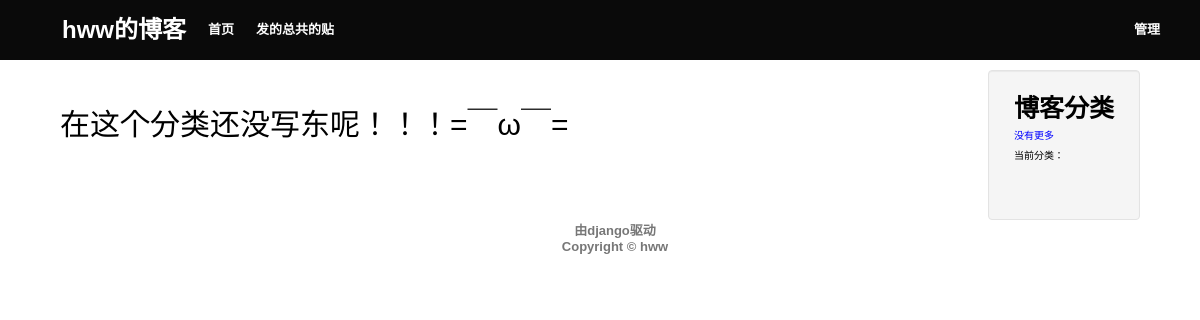
/category/cgi, run on an earlier commit of the app's database.
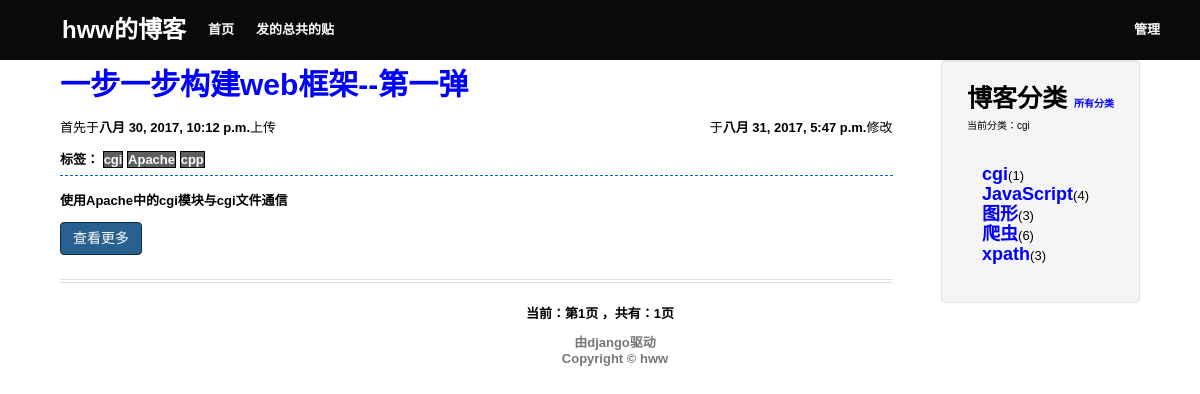
And on a later commit of the database.
### myblog/models.py (models this page shows, shortened)
class Category(models.Model):
    name=models.CharField('文章类别',max_length=32)
    time=models.DateTimeField('第一次创建时间',auto_now_add=True)
    class Meta:
        ordering=['-time']

class Article(models.Model):
    title=models.CharField('标题',max_length=128)
    category=models.ManyToManyField(Category)
    First_time=models.DateTimeField('第一次发表时间',auto_now_add=True)
    Revise_time=models.DateTimeField('修改时间')
    sumarry=models.CharField('梗概',max_length=280,default='')
    content = RichTextField('内容')
    class Meta:
        ordering = ['-Revise_time']

### myblog/views.py (the view)
# urls.py: url(r'^category/(?P<category_content>[\w\-]+)$',views.category,name='category'),
def category(request,category_content):
    context_dict={}
    try:
        category=Category.objects.get(name=category_content)
        context_dict['category_name']=category.name
        article=category.article_set.all()
        paginator = Paginator(article, 5) # Show 25 contacts per page
        page = request.GET.get('page')
        try:
            contacts = paginator.page(page)
        except PageNotAnInteger:
            contacts = paginator.page(1)
        except EmptyPage:
            contacts = paginator.page(paginator.num_pages)
        context_dict['contacts']=contacts
        context_dict['category']=Category.objects.all()[:5]
        context_dict['more']=Category.objects.all()[5:]
    except Category.DoesNotExist:
        pass
    return render(request, 'list.html', context_dict)

### myblog/templates/list.html (shortened to what this page needs)
<html>
<head>
</head>
<body>
<link href="/static/css/first_page.css" type="text/css" rel="stylesheet" />
	<div class="whole_header">
		<div class="nav">
			<div style="width: 1120px; margin: 0 auto">
				<div class="inner_nav1">
					<a style="font-size: 24px;" href='/'>hww的博客</a>
					<a href="/">首页</a>
					<a href='/'>发的总共的贴</a>
				</div>
				<div class="inner_nav2">
					<a href="/admin">管理</a>
				</div>
			</div>
		</div>
	</div>
	<br/>
	<br/>
	<br/>
	<br/>
<div class="body">
		<div class="col-lg-4">
			<div class="well">
					<div class="h">
					<strong>博客分类</strong>
					<small style="font-size:10px;">
					{% if more %}
						<a href="/category/all/this">所有分类</a>
					{%else%}
						<p style="color:blue;">没有更多</p>
					{% endif %}
					</small>
					<p style="font-size:10px;">当前分类：{{category_name}}</p>
					</div>
					<span class="row">
						<div class="col-lg-12">
							<ul class="list-unstyled" >
								{% for j in category%}
								<li><a style="font-size:18px;line-height:20px;font-weight:blod;" href='/category/{{j.name }}' class="CategoryName" >{{j.name }}</a>({{j.article_set.all|length}})</li>
								{%endfor%}
							</ul>
						</div>
					</span>
			</div>
		</div>
		<div class="col-lg-8">
			<div class="article">
				<div>
					{%if contacts%}
					{%for i in contacts%}
						<a style="font-size:30px;" href="/article/{{i.title}}" class="URLName" >{{i.title}}</a>
						<p>
						<span>首先于<strong>{{i.First_time}}</strong>上传</span>
						<span style="float:right;">于<strong>{{i.Revise_time}}</strong>修改</span>
						</p>
						<strong>标签：</strong>
						{%for k in i.category.all%}
							<a style="color:#F5FFFA;border: 1px solid #000;" href='/category/{{k.name}}' class="Belong" ><span style="background-color: #5e5e5e;">{{k.name}}</span></a>
						{%endfor%}
						<hr style="height:1px;border:none;border-top:1px dashed #0066CC;"/>
						<p  class="summary"><strong>{{i.sumarry}}</strong></p>
						<a class="btn" style="background-color: #286090;border-color: #122b40;color: #fff;" href="/article/{{i.title}}">查看更多</a>
						<div style="border-bottom: 4px double #ddd;height: 4px;margin: 20px 0;"></div>
					{%endfor%}
					{%else%}
						<p style="font-size:30px;">在这个分类还没写东呢！！！=￣ω￣=</p>
					{%endif%}
				</div>
			</div>
		</div>
		{%if contacts%}
		<div class="pagination">
			<span class="step-links">
				<span class="current">
					<span style="font-weight:bold;">当前：第{{ contacts.number }}页 ，共有：{{ contacts.paginator.num_pages }}页</span>
				</span>
			</span>
		</div>
		{%endif%}
		<footer>
	<div class="text-center">
		<div class="row">
			<div class="col-lg-12">
				<div class="text-muted">
					<a href="https://www.djangoproject.com/">由django驱动</a>
					<br/>
					<a href="/">Copyright © hww</a>
				</div>
			</div>
		</div>
	</div>
	</footer>
</div>
</body>
</html>

What changed in the data, as far as the page shows it:
added Category: name "cgi", article_set.all|length "1"
added Category: name "JavaScript", article_set.all|length "4"
added Category: name "图形", article_set.all|length "3"
added Category: name "爬虫", article_set.all|length "6"
added Category: name "xpath", article_set.all|length "3"
added Article: title "一步一步构建web框架--第一弹", First_time "八月 30, 2017, 10:12 p.m.", Revise_time "八月 31, 2017, 5:47 p.m.", sumarry "使用Apache中的cgi模块与cgi文件通信"
now on this page (row edited): Category: name "Apache", shown under "一步一步构建web框架--第一弹"
now on this page (row edited): Category: name "cpp", shown under "一步一步构建web框架--第一弹"
Also different on the page:
{{ contacts.number }}: (not shown) → "1"
{{ contacts.paginator.num_pages }}: (not shown) → "1"
text no longer shown: "没有更多 在这个分类还没写东呢！！！=￣ω￣="
text now shown: "所有分类 当前：第 页 ，共有： 页"
